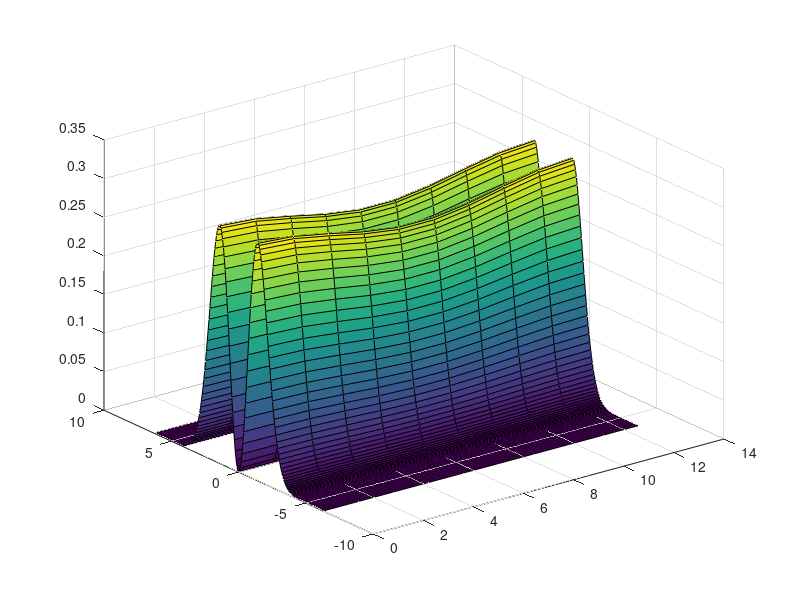

Recreate this plot in MATLAB. (Note: this script raises an error after producing the figure.)
%% Two stream instability simulation in one-dimensional case.
% Simulation is based on simultaneous numerical solution of Poisson and 
% Vlasov equations. 
%
% Find more information about numerical method and the example below in 
% the original paper - C.Z. Cheng and Georg Knorr "The Integration of the 
% Vlasov Equation in Configuration Space" // J. Comp. Phys. 22 (1976) 
% pp. 330-351 (DOI: 10.1016/0021-9991(76)90053-X)
% and its former improvement givenwrite in E. Sonnendrücker, J. Roche, 
% P. Bertrand, and A. Ghizzo "The Semi-Lagrangian Method for the Numerical 
% Resolution of the Vlasov Equation" // J. Comput. Phys. 149 (1999) 
% pp. 201-220 (DOI: 10.1006/jcph.1998.6148)
function Cheng_Knorr_Sonnerdrucker
clc; close all
%% Problem parameters
% Interpolation type: 'linear' corresponds to first order scheme, 
%                     'spline' Cheng-Knorr & Sonnendrücker cubic spline scheme
inter_type = 'spline';
% Number of cells for uniform phase-space grid
N = 10; M = 201;
% Problem parameters 
k = 0.5; alpha = 0.05; vmax = 2*pi;
% CFL condition
CFL = 3.8;
% End time
t_end = 15.0;
% Periodic structure length in X
L = 2*pi/k;
% Grid definition
x = linspace(0, L, N); v = linspace(-vmax, vmax, M);
dx = x(2)-x(1); dv = v(2)-v(1);
[X, V] = meshgrid(x, v); X = X'; V = V';

%% Initial conditions
f = exp(-V.^2/2)/sqrt(2*pi).*(1.0 + alpha*cos(k*X)).*V.^2;
figure;
surf(X,V,f);
% Apply periodic borders and zero at |v| beyond vmax
f(end, :) = f(2,:); f(1, :) = f(end-1, :);
f(1, :) = 0; f(end, :) = 0;
% Open maximized figure window
figure('units','normalized','outerposition',[0.25 0.25 0.55 0.55]);
set(gcf, 'doublebuffer', 'on');   
% Preallocate memory
E = zeros(size(x));
%% Start main calculation procedure
time = 0;   tic;
while (time<t_end)
    %% Estimate time step using CFL condition
    dt = CFL/(vmax/dx + max(abs(E))/dv);
    if (dt > t_end-time) dt = t_end-time; end
    
    %% Plot EDF f(x,v,t) in phase space
    pcolor(x(2:(end-1)), v(2:(end-1)), f(2:(end-1), 2:(end-1))');
    shading interp;
    axis square;
    drawnow; 
    %% X-coordinate shift at half time step
    x_SHIFT = X - V*0.5*dt;
    x_SHIFT = (x_SHIFT+L).*(x_SHIFT<=0) + (x_SHIFT-L).*(x_SHIFT>=L) + x_SHIFT.*((x_SHIFT>0)&(x_SHIFT<L));  
    f = interp2(X', V', f', x_SHIFT', V', inter_type)'; 
    % Apply periodic boundaries in X-coordinate
    f(N,:) = f(2,:);  f(1,:) = f(N-1,:);
    %% Electrical field strength from exact solution of Poisson's equation 
    %% with periodic border conditions for electric potential
    E = cumtrapz(x, trapz(v, f, 2)) - x';   E = E - mean(mean(E));
    write_poisson_info(x,v,f,E,time); 
    %% V-coordinate shift at full time step
    Vsh = V - repmat(E, 1, M)*dt;
    Vsh = Vsh.*((Vsh<vmax)&(Vsh>=-vmax));
    f = interp2(X', V', f', X', Vsh', inter_type)'; 
    % Boundary conditions
    f(:, 1) = 0; f(:, end) = 0;
    f(end, :) = f(2,:); f(1, :) = f(end-1, :);
  
    %% X-coordinate shift at half time step
    x_SHIFT = X - V*0.5*dt;
    x_SHIFT = (x_SHIFT+L).*(x_SHIFT<=0) + (x_SHIFT-L).*(x_SHIFT>=L) + x_SHIFT.*((x_SHIFT>0)&(x_SHIFT<L));  
    f = interp2(X', V', f', x_SHIFT', V', inter_type)'; 
    % Apply periodic boundaries in X-coordinate
    f(N,:) = f(2,:);  f(1,:) = f(N-1,:);
      
    %% Next time step
    time = time + dt; 
end
toc
% Final EDF plot
pcolor(x(2:(end-1)), v(2:(end-1)), f(2:(end-1), 2:(end-1))');
shading interp;
axis square;
title('Two stream instability', 'FontSize', 18);
colorbar
drawnow;